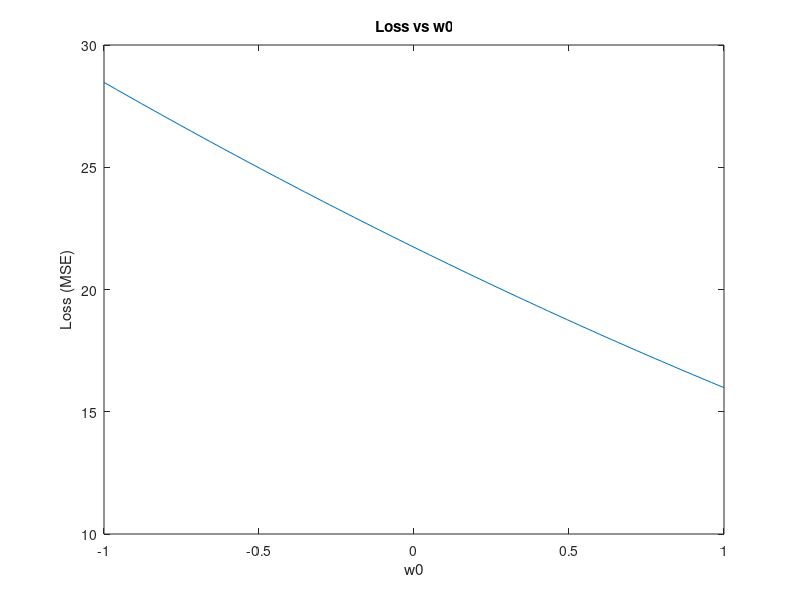
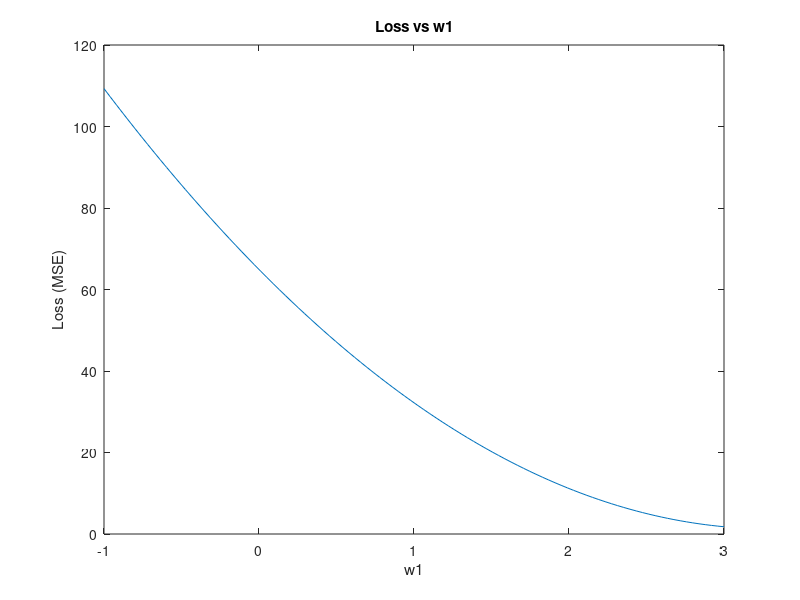
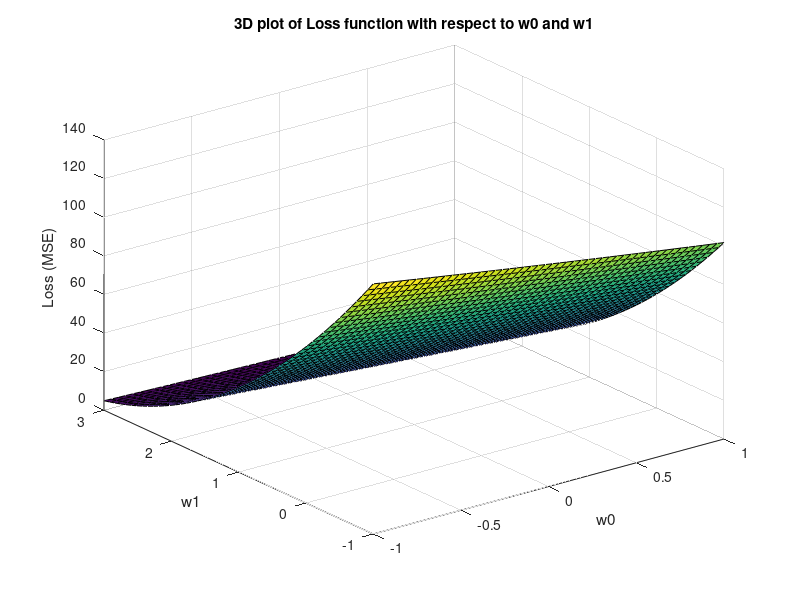

Here is the MATLAB script that generated these plots, in order:
% Task 1: Implement Gradient Descent for Line Fitting

% Define the data points
X = [1; 3; 5]; % Feature (independent variable)
Y = [4.8; 12.4; 15.5]; % Target (dependent variable)

% Initialize parameters
w0 = 0; % Intercept
w1 = 0; % Slope
alpha = 0.01; % Learning rate
num_iterations = 100; % Number of iterations
m = length(Y); % Number of data points

for iter = 1:num_iterations
    % Predictions
    Y_pred = w0 + w1 * X;
    
    % Compute error terms
    errors = Y_pred - Y;
    
    % Gradient calculation for w0 and w1
    w0_gradient = (1 / m) * sum(errors);
    w1_gradient = (1 / m) * sum(errors .* X);
    
    % Update w0 and w1
    w0 = w0 - alpha * w0_gradient;
    w1 = w1 - alpha * w1_gradient;
end

fprintf('Optimized w0: %.4f\n', w0);
fprintf('Optimized w1: %.4f\n', w1);


% Task 2: Show Iterative Weight Calculation Examples

% Initialize parameters
w0 = 0; % Initial intercept
w1 = 0; % Initial slope
alpha = 0.01; % Learning rate

% Manually calculate and display weights for the first few iterations
for iter = 1:5
    % Predictions
    Y_pred = w0 + w1 * X;
    
    % Compute error terms
    errors = Y_pred - Y;
    
    % Gradient calculation
    w0_gradient = (1 / m) * sum(errors);
    w1_gradient = (1 / m) * sum(errors .* X);
    
    % Update w0 and w1
    w0 = w0 - alpha * w0_gradient;
    w1 = w1 - alpha * w1_gradient;
    
    % Display updated weights
    fprintf('Iteration %d - w0: %.4f, w1: %.4f\n', iter, w0, w1);
end

% Task 3: Plot Loss vs w0

% Set up range of values for w0
w0_values = linspace(-1, 1, 100); % Range for w0
fixed_w1 = w1; % Keep w1 fixed as the optimized slope from Task 1
loss_values = zeros(size(w0_values));

% Calculate the loss (MSE) for each w0 value
for i = 1:length(w0_values)
    Y_pred = w0_values(i) + fixed_w1 * X;
    errors = Y_pred - Y;
    loss_values(i) = (1 / (2 * m)) * sum(errors .^ 2);
end

% Plotting Loss vs w0
figure;
plot(w0_values, loss_values);
xlabel('w0');
ylabel('Loss (MSE)');
title('Loss vs w0');

% Task 4a: Plot Loss vs w1

% Set up range of values for w1
w1_values = linspace(-1, 3, 100); % Range for w1
fixed_w0 = w0; % Keep w0 fixed as the optimized intercept from Task 1
loss_values_w1 = zeros(size(w1_values));

% Calculate the loss (MSE) for each w1 value
for i = 1:length(w1_values)
    Y_pred = fixed_w0 + w1_values(i) * X;
    errors = Y_pred - Y;
    loss_values_w1(i) = (1 / (2 * m)) * sum(errors .^ 2);
end

% Plotting Loss vs w1
figure;
plot(w1_values, loss_values_w1);
xlabel('w1');
ylabel('Loss (MSE)');
title('Loss vs w1');

% Task 4b: 3D Plot of Loss w.r.t. w0 and w1

[w0_grid, w1_grid] = meshgrid(linspace(-1, 1, 50), linspace(-1, 3, 50));
loss_grid = zeros(size(w0_grid));

% Calculate loss for each pair of (w0, w1)
for i = 1:size(w0_grid, 1)
    for j = 1:size(w0_grid, 2)
        Y_pred = w0_grid(i, j) + w1_grid(i, j) * X;
        errors = Y_pred - Y;
        loss_grid(i, j) = (1 / (2 * m)) * sum(errors .^ 2);
    end
end

% 3D Surface Plot
figure;
surf(w0_grid, w1_grid, loss_grid);
xlabel('w0');
ylabel('w1');
zlabel('Loss (MSE)');
title('3D plot of Loss function with respect to w0 and w1');
